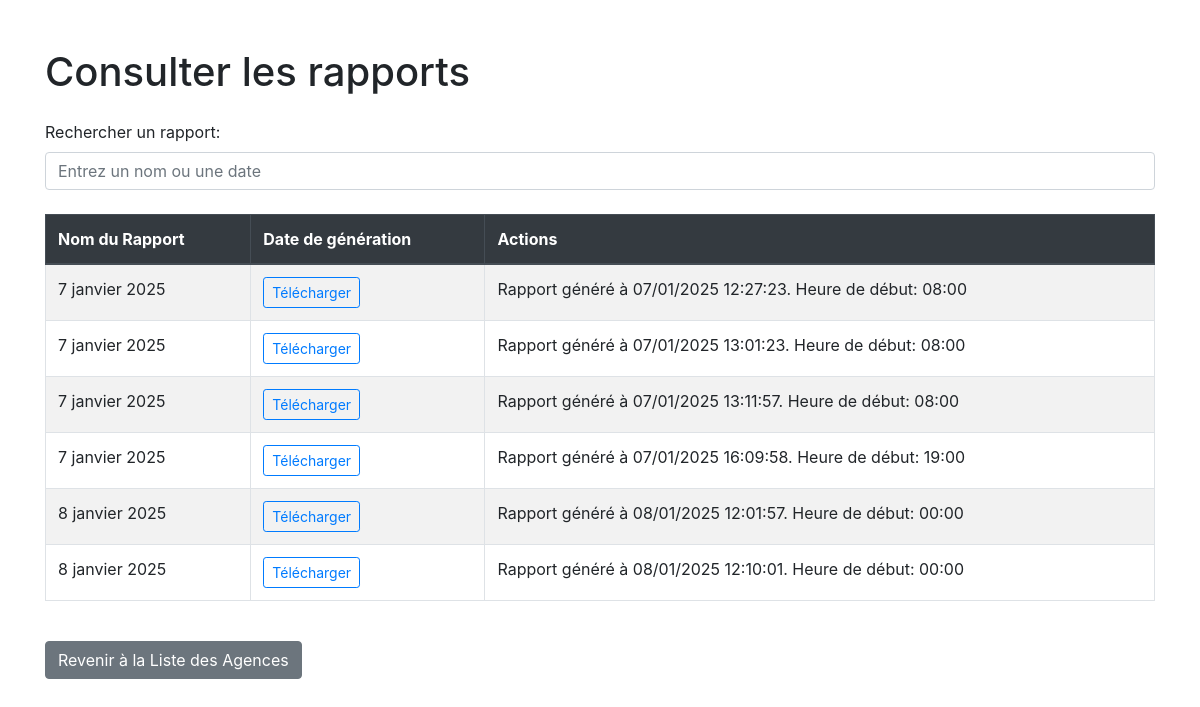
The page /agences/consulter_rapports on the database as committed earlier.
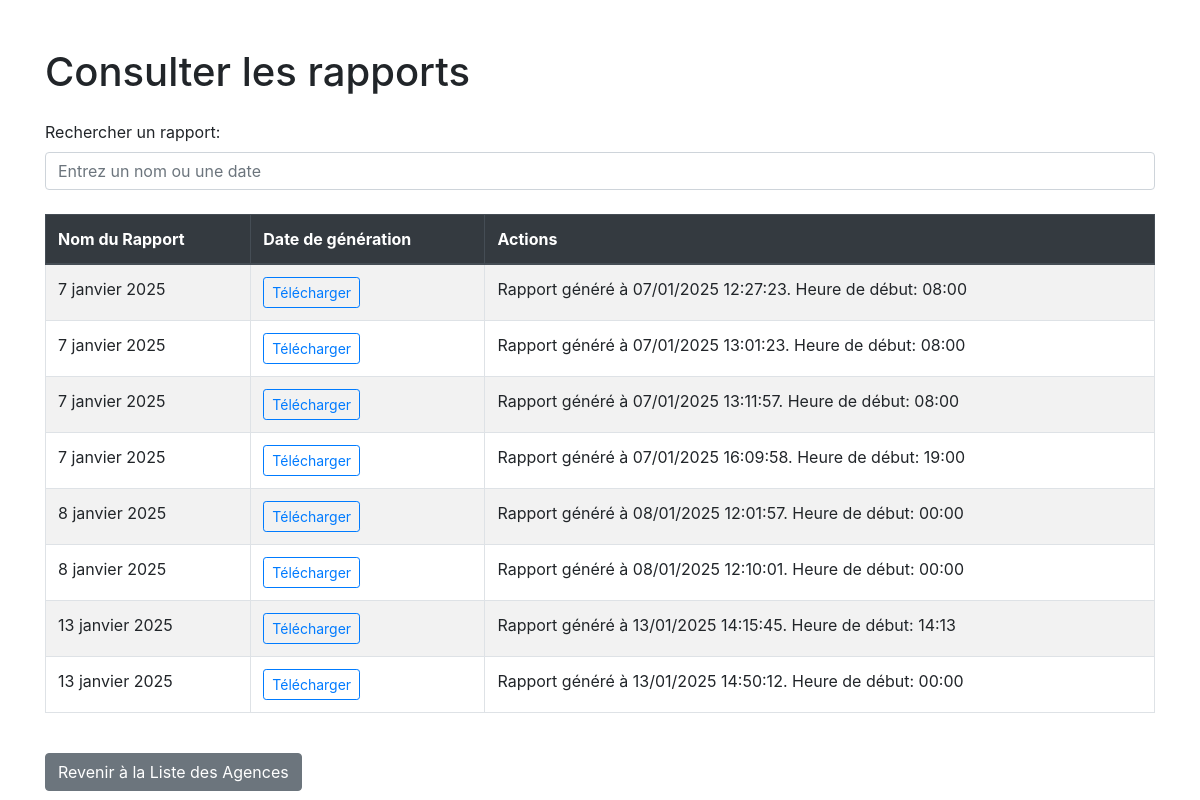
The same page on the database as committed later.
### cloture/models.py (models this page shows, shortened)
class RapportAgence(models.Model):
    date = models.DateField()
    fichier_pdf = models.FileField(upload_to='rapports/', null=True, blank=True)
    observations = models.TextField(null=True, blank=True)

### cloture/views.py (the view)
# urls.py: path('agences/consulter_rapports', views.consulter_rapports, name='liste_rapports'),
def consulter_rapports(request):
    rapports = RapportAgence.objects.all()
    return render(request, 'cloture/consulter_rapports.html', {'rapports': rapports})

### cloture/templates/cloture/consulter_rapports.html (shortened to what this page needs)
<!DOCTYPE html>
<html lang="fr">
<head>
    <link href="https://stackpath.bootstrapcdn.com/bootstrap/4.5.2/css/bootstrap.min.css" rel="stylesheet" />
</head>
<body>
    <div class="container mt-5">
        <h1>Consulter les rapports</h1>
        <div class="form-group mt-4">
            <label for="searchInput">Rechercher un rapport:</label>
            <input type="text" class="form-control" id="searchInput" placeholder="Entrez un nom ou une date" />
        </div>
        {% if rapports %}
        <div class="table-responsive mt-4">
            <table class="table table-bordered table-striped" id="rapportTable">
                <thead class="thead-dark">
                    <tr>
                        <th>Nom du Rapport</th>
                        <th>Date de génération</th>
                        <th>Actions</th>
                    </tr>
                </thead>
                <tbody>
                    {% for rapport in rapports %}
                    <tr>
                        <td>{{ rapport.date }}</td>
                        <td>
                            {% if rapport.fichier_pdf %}
                                <a href="{{ rapport.fichier_pdf.url }}" class="btn btn-sm btn-outline-primary" target="_blank">Télécharger</a>
                            {% else %}
                                <span>Aucun fichier PDF disponible</span>
                            {% endif %}
                        </td>
                        <td>{{ rapport.observations }}</td>
                    </tr>
                    {% endfor %}
                </tbody>
            </table>
        </div>
        {% else %}
        <div class="alert alert-warning mt-4" role="alert">
            Aucun rapport disponible dans la base de données.
        </div>
        {% endif %}
        <a href="{% url 'liste_agences' %}" class="btn btn-secondary mt-4">Revenir à la Liste des Agences</a>
    </div>
</body>
</html>

Rows that differ between the two databases and show on the page:
added RapportAgence: date "13 janvier 2025", observations "Rapport généré à 13/01/2025 14:15:45. Heure de début: 14:13"
added RapportAgence: date "13 janvier 2025", observations "Rapport généré à 13/01/2025 14:50:12. Heure de début: 00:00"
